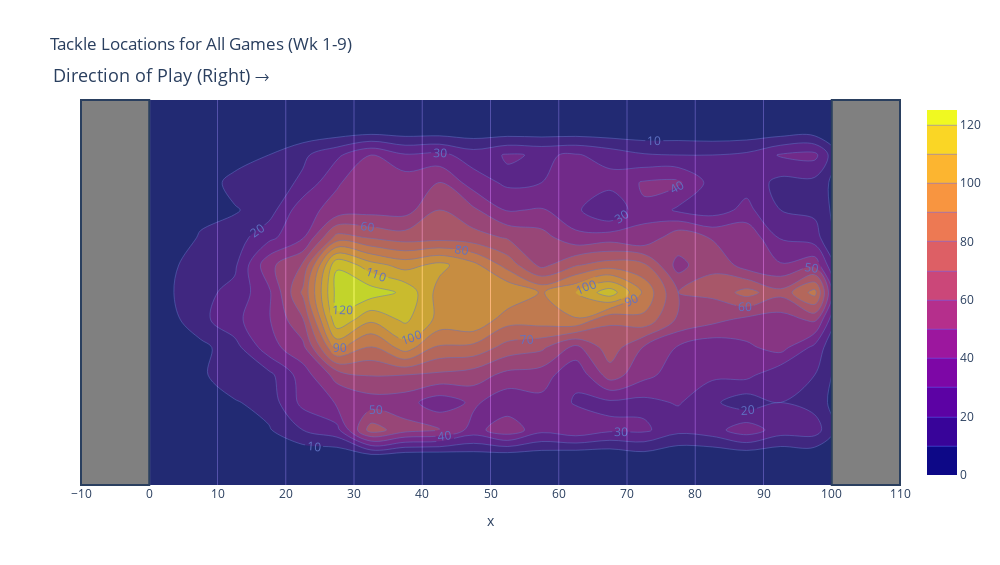

The code cell stored with this chart in its notebook:
### Code cell
fig = px.density_contour(tackle_location, x="x", y="y", width=1000, height=565, title = 'Tackle Locations for All Games (Wk 1-9)')
fig = fig.update_traces(contours_coloring="fill", contours_showlabels = True, opacity = 0.7)
fig = fig.add_vrect(x0=-10, x1=0, fillcolor = 'gray')
fig = fig.add_vrect(x0=100, x1=110, fillcolor = 'gray')
fig = fig.update_layout(plot_bgcolor='#567D46')
fig = fig.update_yaxes(visible=False)
fig = fig.update_layout(xaxis=dict(tick0=0,dtick=10,))
fig = fig.add_annotation(text="Direction of Play (Right) →",xref="paper", yref="paper",x=-.035, y=1.1, showarrow=False)
fig = fig.update_annotations(font=dict(size=18))
fig

### Figure 1 — Plotly figure (JSON) as saved in the notebook; plotly's stock layout.template omitted (floating-point values rounded to 4 significant figures; data arrays with more than 128 entries replaced by an {"elided": "..."} marker saying what was removed)
{"data": [{"autocontour": true, "contours": {"coloring": "fill", "end": 120, "showlabels": true, "size": 10, "start": 10}, "hovertemplate": "x=%{x}<br>y=%{y}<br>count=%{z}<extra></extra>", "legendgroup": "", "line": {"color": "#636efa"}, "name": "", "opacity": 0.7, "showlegend": false, "type": "histogram2dcontour", "x": {"elided": "9507 float values"}, "xaxis": "x", "xbingroup": "x", "y": {"elided": "9507 float values"}, "yaxis": "y", "ybingroup": "y"}], "layout": {"annotations": [{"font": {"size": 18}, "showarrow": false, "text": "Direction of Play (Right) →", "x": -0.035, "xref": "paper", "y": 1.1, "yref": "paper"}], "height": 565, "legend": {"tracegroupgap": 0}, "plot_bgcolor": "#567D46", "shapes": [{"fillcolor": "gray", "type": "rect", "x0": -10, "x1": 0, "xref": "x", "y0": 0, "y1": 1, "yref": "y domain"}, {"fillcolor": "gray", "type": "rect", "x0": 100, "x1": 110, "xref": "x", "y0": 0, "y1": 1, "yref": "y domain"}], "title": {"text": "Tackle Locations for All Games (Wk 1-9)"}, "width": 1000, "xaxis": {"anchor": "y", "autorange": true, "domain": [0, 1], "dtick": 10, "range": [-10.15, 110.1], "tick0": 0, "title": {"text": "x"}, "type": "linear"}, "yaxis": {"anchor": "x", "autorange": true, "domain": [0, 1], "range": [-7.5, 62.5], "title": {"text": "y"}, "type": "linear", "visible": false}}}
